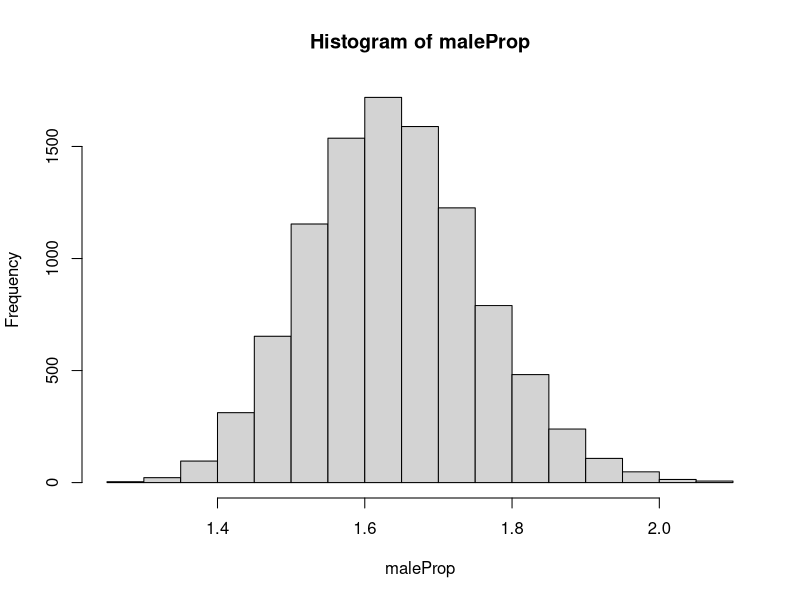
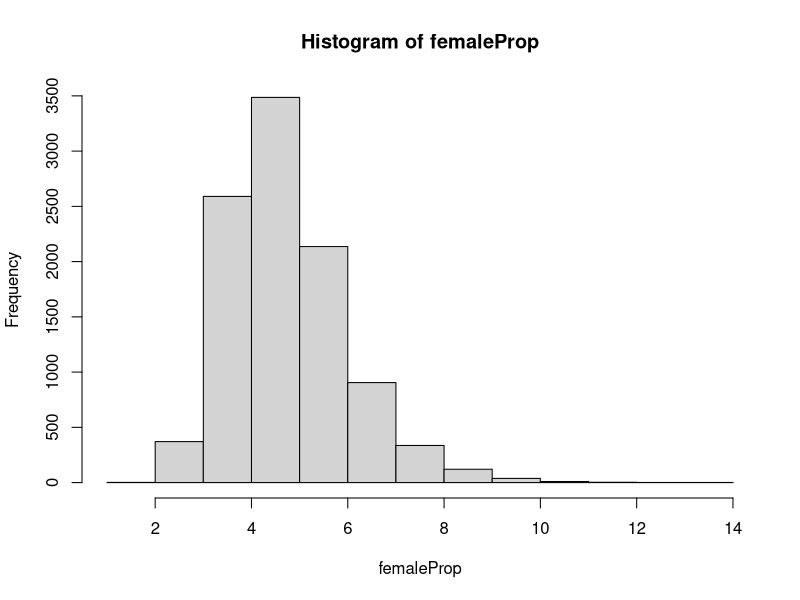
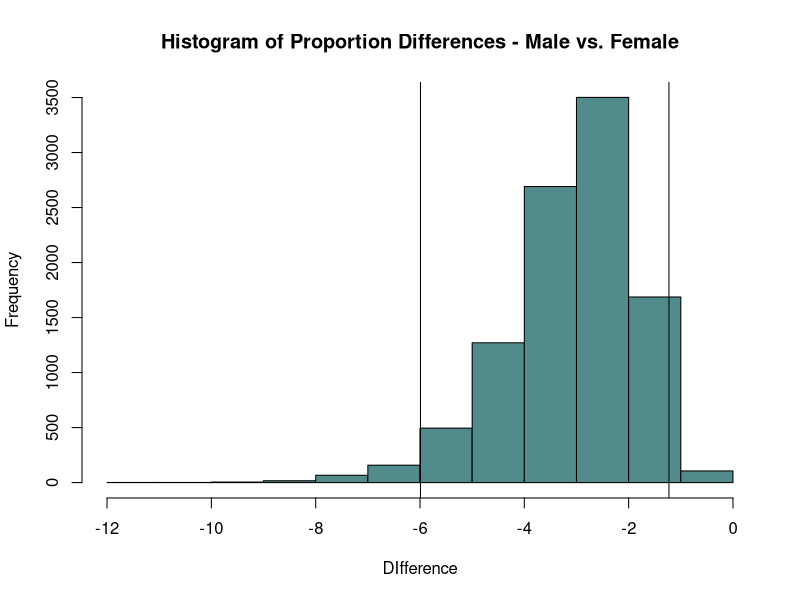

Write R code to recreate these figures, in order.
## ---- chunk 1

library(BayesFactor)
data(rock)
#View(rock)
## ---- chunk 2
rock.areas <- rock$area
rock.perms <- rock$perm
## ---- chunk 3
cor.test(rock.areas, rock.perms)
## ---- chunk 4
bfCorTest <- function (x,y) # Get r from BayesFactor
{
  zx <- scale(x) # Standardize X
  zy <- scale(y) # Standardize Y
  zData <- data.frame(x=zx,rhoNot0=zy) # Put in a data frame
  bfOut <- generalTestBF(x ~ rhoNot0, data=zData) # linear coefficient
  mcmcOut <- posterior(bfOut,iterations=10000) # posterior samples
  print(summary(mcmcOut[,"rhoNot0"])) # Get the HDI for rho
  return(bfOut) # Return Bayes factor object
}

bfCorTest(rock.areas, rock.perms)
## ---- chunk 5
make2x2table <- function(ul)
{
  ll <- 50 - ul
  ur <- 30 - ul
  lr <- 50 - ur
  matrix(c(ul,ur,ll,lr),nrow=2, ncol=2, byrow = T)
}
## ---- chunk 6
calcChiSquared <- function(actual,expected)
{
  diffs <- actual - expected
  diffsSq <- diffs^2
  diffsSqNorm <- diffsSq/expected
  sum(diffsSqNorm)
}
## ---- chunk 7
make2x2table(15)
calcChiSquared(make2x2table(15), make2x2table(15))
## ---- chunk 8
chisq.test(UCBAdmissions[,,1], correct=F)
## ---- chunk 9
ucbOut <- contingencyTableBF(UCBAdmissions[,,1],sampleType="poisson", posterior=F)
summary(ucbOut)
## ---- chunk 10
ucbOut <- contingencyTableBF(UCBAdmissions[,,1], sampleType="poisson", 
                             posterior=T, iterations = 10000)
## ---- chunk 11
maleProp <- ucbOut[,"lambda[1,1]"]/ucbOut[,"lambda[2,1]"]
hist(maleProp)
## ---- chunk 12
femaleProp <- ucbOut[,"lambda[1,2]"]/ucbOut[,"lambda[2,2]"]
hist(femaleProp)
## ---- chunk 13
propDiffs <- maleProp - femaleProp
## ---- chunk 14
hist(propDiffs, 
     main="Histogram of Proportion Differences - Male vs. Female", 
     col="darkslategray4", xlab="DIfference")
abline(v=quantile(propDiffs,c(0.025)), col="black")
abline(v=quantile(propDiffs,c(0.975)), col="black")
## ---- chunk 15
c(quantile(propDiffs,c(0.025)),quantile(propDiffs,c(0.975)))
## ---- chunk 16
quantile(propDiffs, c(.5))
